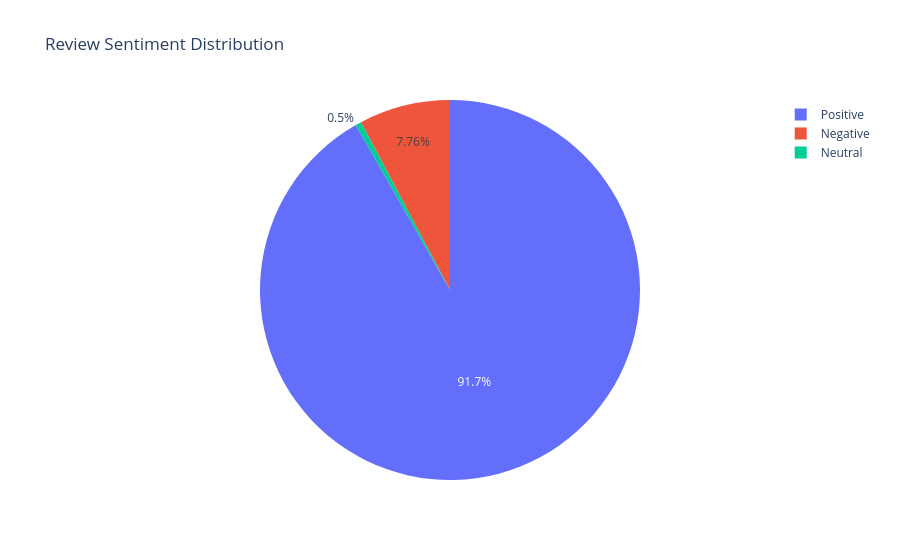

Here is the notebook cell this chart was saved with:
### Code cell
import plotly.express as px

sentiment_counts = (
    restaurant_reviews_sample['sentiment']
    .value_counts()
    .reset_index()
)

sentiment_counts.columns = [
    'Sentiment',
    'Count'
]

fig = px.pie(
    sentiment_counts,
    names='Sentiment',
    values='Count',
    title='Review Sentiment Distribution'
)

fig.show()

### Figure 1 — Plotly figure (JSON) as saved in the notebook; plotly's stock layout.template omitted (floating-point values rounded to 4 significant figures)
{"data": [{"domain": {"x": [0, 1], "y": [0, 1]}, "hovertemplate": "Sentiment=%{label}<br>Count=%{value}<extra></extra>", "labels": ["Positive", "Negative", "Neutral"], "legendgroup": "", "name": "", "showlegend": true, "type": "pie", "values": [4587, 388, 25]}], "layout": {"legend": {"tracegroupgap": 0}, "title": {"text": "Review Sentiment Distribution"}}}
